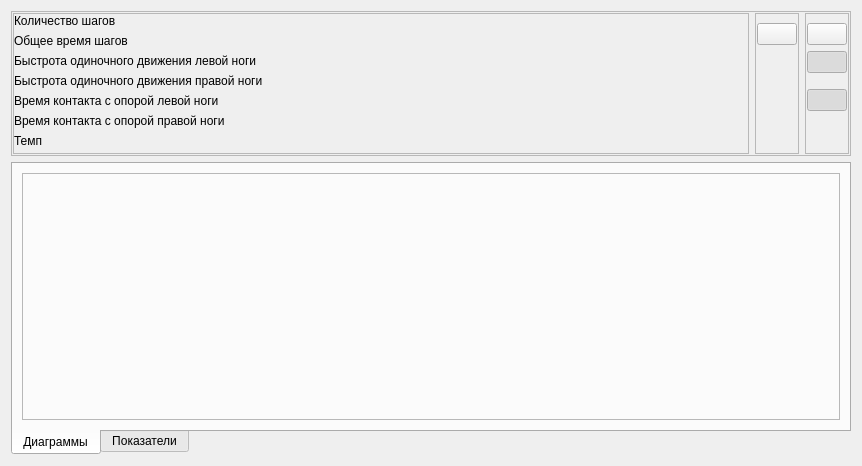
<?xml version="1.0" encoding="UTF-8"?>
<ui version="4.0">
 <class>TeppingTestVisualize</class>
 <widget class="QWidget" name="TeppingTestVisualize">
  <property name="geometry">
   <rect>
    <x>0</x>
    <y>0</y>
    <width>862</width>
    <height>466</height>
   </rect>
  </property>
  <property name="windowTitle">
   <string>Form</string>
  </property>
  <layout class="QVBoxLayout" name="verticalLayout">
   <item>
    <widget class="QFrame" name="frTop">
     <property name="sizePolicy">
      <sizepolicy hsizetype="Preferred" vsizetype="Fixed">
       <horstretch>0</horstretch>
       <verstretch>0</verstretch>
      </sizepolicy>
     </property>
     <property name="frameShape">
      <enum>QFrame::StyledPanel</enum>
     </property>
     <property name="frameShadow">
      <enum>QFrame::Raised</enum>
     </property>
     <layout class="QHBoxLayout" name="horizontalLayout">
      <property name="leftMargin">
       <number>1</number>
      </property>
      <property name="topMargin">
       <number>1</number>
      </property>
      <property name="rightMargin">
       <number>1</number>
      </property>
      <property name="bottomMargin">
       <number>1</number>
      </property>
      <item>
       <widget class="QFrame" name="frFactors">
        <property name="frameShape">
         <enum>QFrame::StyledPanel</enum>
        </property>
        <property name="frameShadow">
         <enum>QFrame::Raised</enum>
        </property>
        <layout class="QVBoxLayout" name="verticalLayout_3">
         <property name="leftMargin">
          <number>0</number>
         </property>
         <property name="topMargin">
          <number>0</number>
         </property>
         <property name="rightMargin">
          <number>0</number>
         </property>
         <property name="bottomMargin">
          <number>0</number>
         </property>
         <item>
          <widget class="QLabel" name="lblStepsCount">
           <property name="text">
            <string>Количество шагов</string>
           </property>
          </widget>
         </item>
         <item>
          <widget class="QLabel" name="lblTimeTest">
           <property name="text">
            <string>Общее время шагов</string>
           </property>
          </widget>
         </item>
         <item>
          <widget class="QLabel" name="lblTimeAvgLeftLeg">
           <property name="text">
            <string>Быстрота одиночного движения левой ноги</string>
           </property>
          </widget>
         </item>
         <item>
          <widget class="QLabel" name="lblTimeAvgRightLeg">
           <property name="text">
            <string>Быстрота одиночного движения правой ноги</string>
           </property>
          </widget>
         </item>
         <item>
          <widget class="QLabel" name="lblContactAvgLeftLeg">
           <property name="text">
            <string>Время контакта с опорой левой ноги</string>
           </property>
          </widget>
         </item>
         <item>
          <widget class="QLabel" name="lblContactAvgRightLeg">
           <property name="text">
            <string>Время контакта с опорой правой ноги</string>
           </property>
          </widget>
         </item>
         <item>
          <widget class="QLabel" name="lblTemp">
           <property name="text">
            <string>Темп</string>
           </property>
          </widget>
         </item>
         <item>
          <spacer name="verticalSpacer_4">
           <property name="orientation">
            <enum>Qt::Vertical</enum>
           </property>
           <property name="sizeHint" stdset="0">
            <size>
             <width>20</width>
             <height>5</height>
            </size>
           </property>
          </spacer>
         </item>
        </layout>
       </widget>
      </item>
      <item>
       <widget class="QFrame" name="frTableTool">
        <property name="sizePolicy">
         <sizepolicy hsizetype="Fixed" vsizetype="Preferred">
          <horstretch>0</horstretch>
          <verstretch>0</verstretch>
         </sizepolicy>
        </property>
        <property name="frameShape">
         <enum>QFrame::StyledPanel</enum>
        </property>
        <property name="frameShadow">
         <enum>QFrame::Raised</enum>
        </property>
        <layout class="QVBoxLayout" name="verticalLayout_7">
         <property name="leftMargin">
          <number>1</number>
         </property>
         <property name="rightMargin">
          <number>1</number>
         </property>
         <item>
          <widget class="QPushButton" name="btnExportToExcel">
           <property name="toolTip">
            <string>Экспортировать в MS Excel...</string>
           </property>
           <property name="statusTip">
            <string/>
           </property>
           <property name="text">
            <string/>
           </property>
           <property name="icon">
            <iconset resource="../../../kernel.qrc">
             <normaloff>:/images/Excel.png</normaloff>:/images/Excel.png</iconset>
           </property>
           <property name="iconSize">
            <size>
             <width>20</width>
             <height>20</height>
            </size>
           </property>
           <property name="checkable">
            <bool>false</bool>
           </property>
           <property name="checked">
            <bool>false</bool>
           </property>
           <property name="autoExclusive">
            <bool>true</bool>
           </property>
          </widget>
         </item>
         <item>
          <spacer name="verticalSpacer">
           <property name="orientation">
            <enum>Qt::Vertical</enum>
           </property>
           <property name="sizeHint" stdset="0">
            <size>
             <width>20</width>
             <height>5</height>
            </size>
           </property>
          </spacer>
         </item>
        </layout>
       </widget>
      </item>
      <item>
       <widget class="QFrame" name="frDiagTool">
        <property name="sizePolicy">
         <sizepolicy hsizetype="Fixed" vsizetype="Preferred">
          <horstretch>0</horstretch>
          <verstretch>0</verstretch>
         </sizepolicy>
        </property>
        <property name="frameShape">
         <enum>QFrame::StyledPanel</enum>
        </property>
        <property name="frameShadow">
         <enum>QFrame::Raised</enum>
        </property>
        <layout class="QVBoxLayout" name="verticalLayout_5">
         <property name="spacing">
          <number>6</number>
         </property>
         <property name="leftMargin">
          <number>1</number>
         </property>
         <property name="topMargin">
          <number>9</number>
         </property>
         <property name="rightMargin">
          <number>1</number>
         </property>
         <property name="bottomMargin">
          <number>9</number>
         </property>
         <item>
          <widget class="QPushButton" name="btnGraph">
           <property name="toolTip">
            <string>Показать в виде графика</string>
           </property>
           <property name="statusTip">
            <string/>
           </property>
           <property name="text">
            <string/>
           </property>
           <property name="icon">
            <iconset resource="../../../kernel.qrc">
             <normaloff>:/images/Dynamic/DynAsGraph.png</normaloff>:/images/Dynamic/DynAsGraph.png</iconset>
           </property>
           <property name="iconSize">
            <size>
             <width>20</width>
             <height>20</height>
            </size>
           </property>
           <property name="checkable">
            <bool>true</bool>
           </property>
           <property name="checked">
            <bool>false</bool>
           </property>
           <property name="autoExclusive">
            <bool>true</bool>
           </property>
          </widget>
         </item>
         <item>
          <widget class="QPushButton" name="btnBar">
           <property name="toolTip">
            <string>Показать в виде гистограммы</string>
           </property>
           <property name="statusTip">
            <string/>
           </property>
           <property name="text">
            <string/>
           </property>
           <property name="icon">
            <iconset resource="../../../kernel.qrc">
             <normaloff>:/images/Dynamic/DynAsBar.png</normaloff>:/images/Dynamic/DynAsBar.png</iconset>
           </property>
           <property name="iconSize">
            <size>
             <width>20</width>
             <height>20</height>
            </size>
           </property>
           <property name="checkable">
            <bool>true</bool>
           </property>
           <property name="checked">
            <bool>true</bool>
           </property>
           <property name="autoExclusive">
            <bool>true</bool>
           </property>
          </widget>
         </item>
         <item>
          <spacer name="verticalSpacer_2">
           <property name="orientation">
            <enum>Qt::Vertical</enum>
           </property>
           <property name="sizeType">
            <enum>QSizePolicy::Fixed</enum>
           </property>
           <property name="sizeHint" stdset="0">
            <size>
             <width>20</width>
             <height>10</height>
            </size>
           </property>
          </spacer>
         </item>
         <item>
          <widget class="QPushButton" name="btn3D">
           <property name="toolTip">
            <string>Объемное представление</string>
           </property>
           <property name="statusTip">
            <string/>
           </property>
           <property name="text">
            <string/>
           </property>
           <property name="icon">
            <iconset resource="../../../kernel.qrc">
             <normaloff>:/images/Dynamic/Dyn3D.png</normaloff>:/images/Dynamic/Dyn3D.png</iconset>
           </property>
           <property name="iconSize">
            <size>
             <width>20</width>
             <height>20</height>
            </size>
           </property>
           <property name="checkable">
            <bool>true</bool>
           </property>
           <property name="checked">
            <bool>true</bool>
           </property>
          </widget>
         </item>
         <item>
          <spacer name="verticalSpacer_3">
           <property name="orientation">
            <enum>Qt::Vertical</enum>
           </property>
           <property name="sizeHint" stdset="0">
            <size>
             <width>20</width>
             <height>5</height>
            </size>
           </property>
          </spacer>
         </item>
        </layout>
       </widget>
      </item>
     </layout>
    </widget>
   </item>
   <item>
    <widget class="QTabWidget" name="twPages">
     <property name="tabPosition">
      <enum>QTabWidget::South</enum>
     </property>
     <property name="currentIndex">
      <number>0</number>
     </property>
     <widget class="QWidget" name="tabDiags">
      <attribute name="title">
       <string>Диаграммы</string>
      </attribute>
      <layout class="QVBoxLayout" name="verticalLayout_4">
       <item>
        <widget class="QFrame" name="frDiags">
         <property name="frameShape">
          <enum>QFrame::StyledPanel</enum>
         </property>
         <property name="frameShadow">
          <enum>QFrame::Raised</enum>
         </property>
         <layout class="QVBoxLayout" name="verticalLayout_6">
          <property name="spacing">
           <number>1</number>
          </property>
          <property name="leftMargin">
           <number>1</number>
          </property>
          <property name="topMargin">
           <number>1</number>
          </property>
          <property name="rightMargin">
           <number>1</number>
          </property>
          <property name="bottomMargin">
           <number>1</number>
          </property>
          <item>
           <widget class="DynamicDiagram" name="wgtDiagLeft" native="true"/>
          </item>
          <item>
           <widget class="DynamicDiagram" name="wgtDiagRight" native="true"/>
          </item>
         </layout>
        </widget>
       </item>
      </layout>
     </widget>
     <widget class="QWidget" name="tabFactors">
      <attribute name="title">
       <string>Показатели</string>
      </attribute>
      <layout class="QVBoxLayout" name="verticalLayout_2">
       <item>
        <widget class="QTreeView" name="tvSteps"/>
       </item>
      </layout>
     </widget>
    </widget>
   </item>
  </layout>
 </widget>
 <customwidgets>
  <customwidget>
   <class>DynamicDiagram</class>
   <extends>QWidget</extends>
   <header location="global">dynamicdiagram.h</header>
   <container>1</container>
  </customwidget>
 </customwidgets>
 <resources>
  <include location="../../../kernel.qrc"/>
 </resources>
 <connections>
  <connection>
   <sender>twPages</sender>
   <signal>currentChanged(int)</signal>
   <receiver>TeppingTestVisualize</receiver>
   <slot>on_selectPage(int)</slot>
   <hints>
    <hint type="sourcelabel">
     <x>92</x>
     <y>445</y>
    </hint>
    <hint type="destinationlabel">
     <x>865</x>
     <y>381</y>
    </hint>
   </hints>
  </connection>
  <connection>
   <sender>btnGraph</sender>
   <signal>clicked()</signal>
   <receiver>TeppingTestVisualize</receiver>
   <slot>on_selectGraph()</slot>
   <hints>
    <hint type="sourcelabel">
     <x>827</x>
     <y>21</y>
    </hint>
    <hint type="destinationlabel">
     <x>864</x>
     <y>25</y>
    </hint>
   </hints>
  </connection>
  <connection>
   <sender>btnBar</sender>
   <signal>clicked()</signal>
   <receiver>TeppingTestVisualize</receiver>
   <slot>on_selectBar()</slot>
   <hints>
    <hint type="sourcelabel">
     <x>839</x>
     <y>69</y>
    </hint>
    <hint type="destinationlabel">
     <x>863</x>
     <y>63</y>
    </hint>
   </hints>
  </connection>
  <connection>
   <sender>btn3D</sender>
   <signal>clicked(bool)</signal>
   <receiver>TeppingTestVisualize</receiver>
   <slot>on_select3D(bool)</slot>
   <hints>
    <hint type="sourcelabel">
     <x>840</x>
     <y>122</y>
    </hint>
    <hint type="destinationlabel">
     <x>862</x>
     <y>116</y>
    </hint>
   </hints>
  </connection>
  <connection>
   <sender>btnExportToExcel</sender>
   <signal>clicked()</signal>
   <receiver>TeppingTestVisualize</receiver>
   <slot>on_exportToMSExcel()</slot>
   <hints>
    <hint type="sourcelabel">
     <x>797</x>
     <y>35</y>
    </hint>
    <hint type="destinationlabel">
     <x>863</x>
     <y>3</y>
    </hint>
   </hints>
  </connection>
 </connections>
 <slots>
  <slot>on_selectPage(int)</slot>
  <slot>on_selectGraph()</slot>
  <slot>on_selectBar()</slot>
  <slot>on_select3D(bool)</slot>
  <slot>on_exportToMSExcel()</slot>
 </slots>
</ui>
